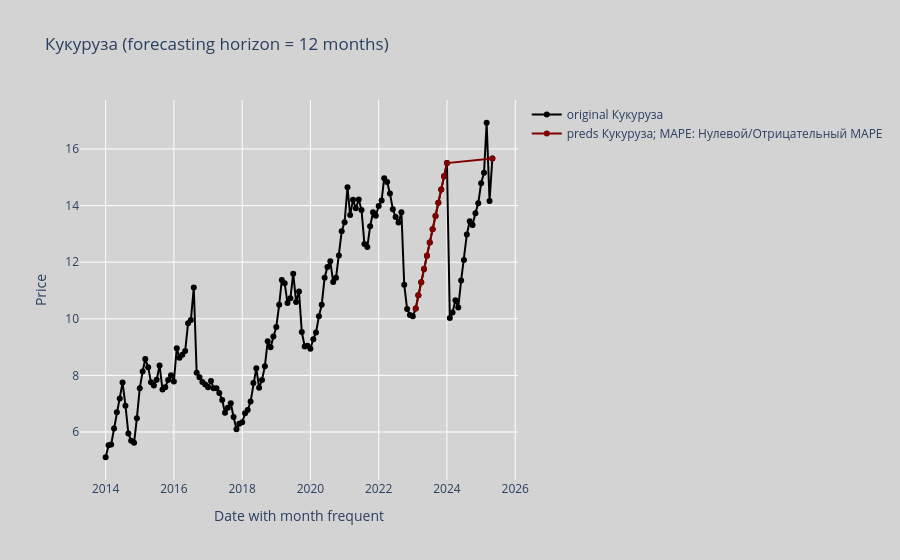
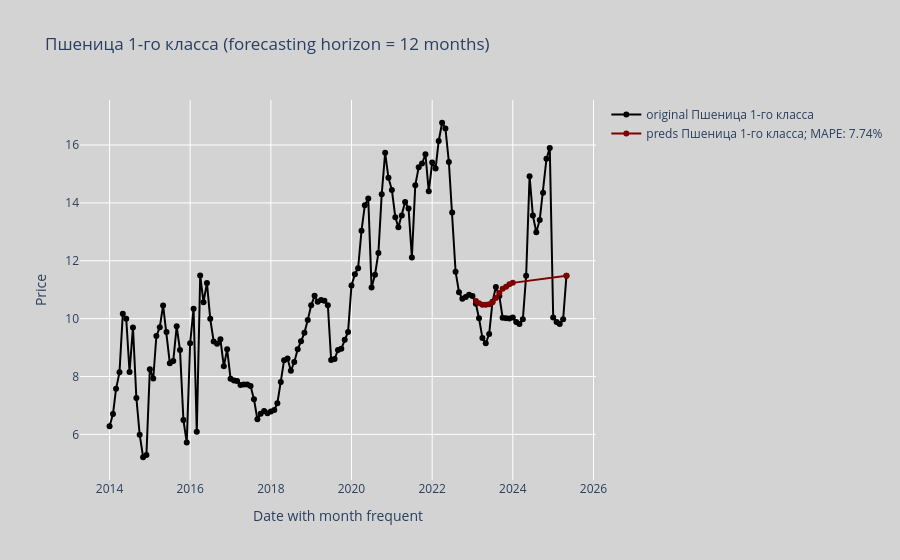
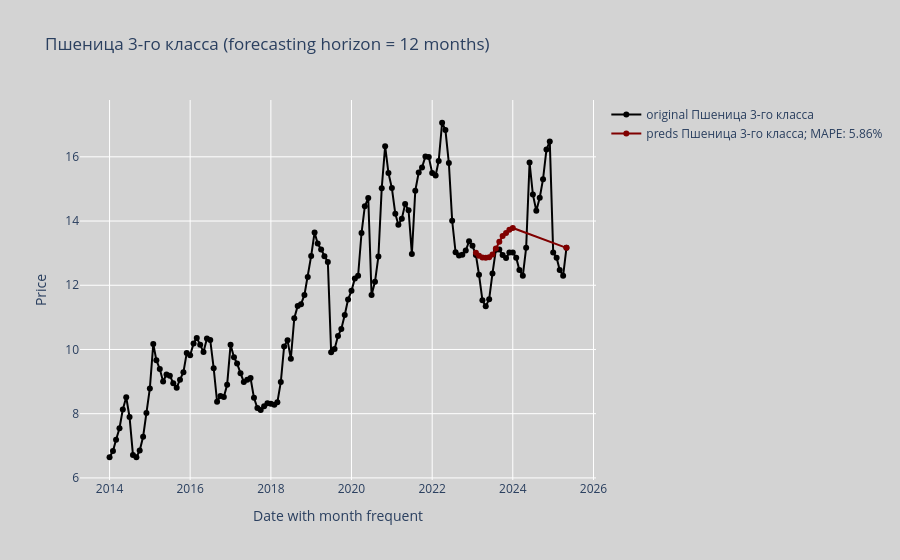
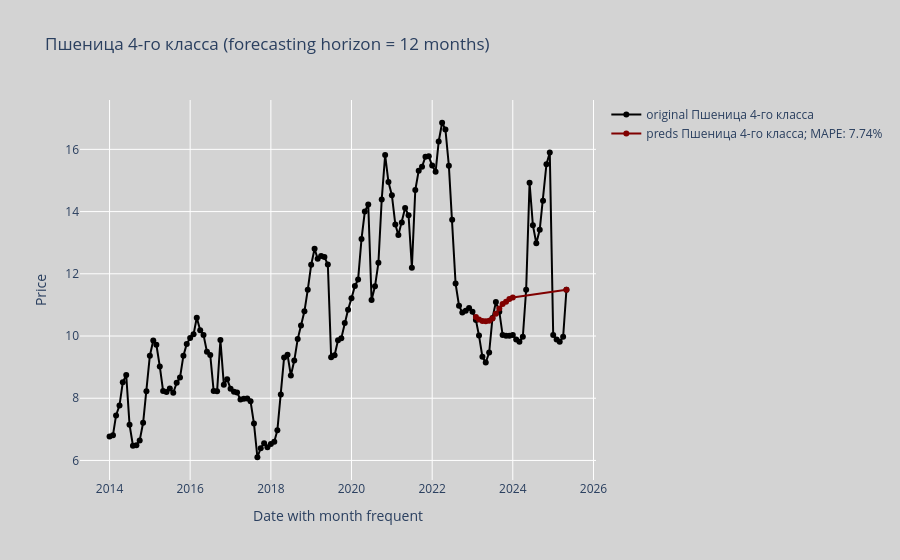

Write notebook code for charts like these, in order.
### Code cell
from sklearn.metrics import mean_absolute_percentage_error as mape


answer_last = pd.DataFrame([])
df_updated.columns = [col_name.replace("/", " ") for col_name in df_updated.columns]
mape_values = {}
processed_columns = []
for col in list(CATEGORY_MAP.keys()):
    is_predicting_macro = col in macro_updated.columns
    df_for_col = macro_updated if is_predicting_macro else df_updated
    if col in ('Подсолнечное масло (наливом) не бутилированное, не'):
        continue
    category_to_pred = CATEGORY_MAP.get(col, "")
    if category_to_pred == "":
        continue

    cluster_preds, ts_prediction = get_prediction_for_ts(df_updated,
                                                          models[category_to_pred],
                                                          col,
                                                          MODEL_NAME_FOR_FORECASTER,
                                                          macro_updated,
                                                          past_idx,
                                                          future_idx,
                                                          CATEGORY_MAP,
                                                          BEST_PREDICTORS_FOR_INDEX,
                                                          TARGET_COL_SUFFIX,
                                                          FUTURE_FORECASTER_TS_NAME,
                                                          FUTURE_FORECASTER_TS_VALUES,
                                                          USE_FUTURE_COV,
                                                          PREDICTION_HORIZON,
                                                          IS_BACKTEST,
                                                          PREDICTOR_LAG,
                                                          new_dates
                                                        )
    processed_columns.append(col)
    answer_last = pd.concat([answer_last, ts_prediction], axis=1)
    if not is_predicting_macro:
        mape_val = mape(df_for_col.loc[ts_prediction.index][col], ts_prediction[f"{col}_preds"]) if IS_BACKTEST else 0
    else:
        mape_val = None
    mape_values[col] = mape_val
    plot_graphics_for_each_ts(df_for_col[f"{col}"],
                          ts_prediction[f"{col}_preds"],
                          None,
                          col,
                          mape_val,
                          -1,
                          BEST_PREDICTORS_FOR_INDEX[CATEGORY_MAP[col]],
                          "",
                          forecasting_horizon=PREDICTION_HORIZON)

### Figure 1 — Plotly figure (JSON) as saved in the notebook; plotly's stock layout.template omitted (floating-point values rounded to 4 significant figures; data arrays with more than 128 entries replaced by an {"elided": "..."} marker saying what was removed)
{"data": [{"hovertemplate": "<b>Original</b><br>Date: %{x}<br>Price: %{y:.2f}<br><extra></extra>", "line": {"color": "black", "width": 2}, "marker": {"size": 6}, "mode": "lines+markers", "name": "original Кукуруза", "type": "scatter", "x": {"elided": "137 str values"}, "y": {"elided": "137 float values"}}, {"hovertemplate": "<b>Prediction</b><br>Date: %{x}<br>Price: %{y:.2f}<br><extra></extra>", "line": {"color": "maroon", "width": 2}, "marker": {"size": 6}, "mode": "lines+markers", "name": "preds Кукуруза; MAPE: Нулевой/Отрицательный MAPE", "type": "scatter", "x": ["2023-02-01T00:00:00", "2023-03-01T00:00:00", "2023-04-01T00:00:00", "2023-05-01T00:00:00", "2023-06-01T00:00:00", "2023-07-01T00:00:00", "2023-08-01T00:00:00", "2023-09-01T00:00:00", "2023-10-01T00:00:00", "2023-11-01T00:00:00", "2023-12-01T00:00:00", "2024-01-01T00:00:00", "2025-05-01T00:00:00"], "y": [10.36, 10.83, 11.29, 11.76, 12.23, 12.7, 13.16, 13.63, 14.1, 14.57, 15.03, 15.5, 15.66]}], "layout": {"autosize": true, "hovermode": "x unified", "paper_bgcolor": "lightgray", "plot_bgcolor": "lightgray", "showlegend": true, "title": {"text": "Кукуруза (forecasting horizon = 12 months)"}, "xaxis": {"autorange": true, "range": ["2013-04-13 13:37:01.9706", "2026-01-18 10:22:58.0294"], "title": {"text": "Date with month frequent"}, "type": "date"}, "yaxis": {"autorange": true, "range": [4.133, 17.9], "title": {"text": "Price"}, "type": "linear"}}}

### Figure 2 — Plotly figure (JSON) as saved in the notebook; plotly's stock layout.template omitted (floating-point values rounded to 4 significant figures; data arrays with more than 128 entries replaced by an {"elided": "..."} marker saying what was removed)
{"data": [{"hovertemplate": "<b>Original</b><br>Date: %{x}<br>Price: %{y:.2f}<br><extra></extra>", "line": {"color": "black", "width": 2}, "marker": {"size": 6}, "mode": "lines+markers", "name": "original Пшеница 1-го класса", "type": "scatter", "x": {"elided": "137 str values"}, "y": {"elided": "137 float values"}}, {"hovertemplate": "<b>Prediction</b><br>Date: %{x}<br>Price: %{y:.2f}<br><extra></extra>", "line": {"color": "maroon", "width": 2}, "marker": {"size": 6}, "mode": "lines+markers", "name": "preds Пшеница 1-го класса; MAPE: 7.74%", "type": "scatter", "x": ["2023-02-01T00:00:00", "2023-03-01T00:00:00", "2023-04-01T00:00:00", "2023-05-01T00:00:00", "2023-06-01T00:00:00", "2023-07-01T00:00:00", "2023-08-01T00:00:00", "2023-09-01T00:00:00", "2023-10-01T00:00:00", "2023-11-01T00:00:00", "2023-12-01T00:00:00", "2024-01-01T00:00:00", "2025-05-01T00:00:00"], "y": [10.61, 10.53, 10.48, 10.48, 10.49, 10.56, 10.71, 10.89, 11.03, 11.11, 11.19, 11.24, 11.49]}], "layout": {"autosize": true, "hovermode": "x unified", "paper_bgcolor": "lightgray", "plot_bgcolor": "lightgray", "showlegend": true, "title": {"text": "Пшеница 1-го класса (forecasting horizon = 12 months)"}, "xaxis": {"autorange": true, "range": ["2013-04-17 07:57:50.2053", "2026-01-14 16:02:09.7947"], "title": {"text": "Date with month frequent"}, "type": "date"}, "yaxis": {"autorange": true, "range": [4.255, 17.72], "title": {"text": "Price"}, "type": "linear"}}}

### Figure 3 — Plotly figure (JSON) as saved in the notebook; plotly's stock layout.template omitted (floating-point values rounded to 4 significant figures; data arrays with more than 128 entries replaced by an {"elided": "..."} marker saying what was removed)
{"data": [{"hovertemplate": "<b>Original</b><br>Date: %{x}<br>Price: %{y:.2f}<br><extra></extra>", "line": {"color": "black", "width": 2}, "marker": {"size": 6}, "mode": "lines+markers", "name": "original Пшеница 3-го класса", "type": "scatter", "x": {"elided": "137 str values"}, "y": {"elided": "137 float values"}}, {"hovertemplate": "<b>Prediction</b><br>Date: %{x}<br>Price: %{y:.2f}<br><extra></extra>", "line": {"color": "maroon", "width": 2}, "marker": {"size": 6}, "mode": "lines+markers", "name": "preds Пшеница 3-го класса; MAPE: 5.86%", "type": "scatter", "x": ["2023-02-01T00:00:00", "2023-03-01T00:00:00", "2023-04-01T00:00:00", "2023-05-01T00:00:00", "2023-06-01T00:00:00", "2023-07-01T00:00:00", "2023-08-01T00:00:00", "2023-09-01T00:00:00", "2023-10-01T00:00:00", "2023-11-01T00:00:00", "2023-12-01T00:00:00", "2024-01-01T00:00:00", "2025-05-01T00:00:00"], "y": [13.01, 12.92, 12.86, 12.85, 12.87, 12.96, 13.14, 13.36, 13.53, 13.62, 13.73, 13.78, 13.17]}], "layout": {"autosize": true, "hovermode": "x unified", "paper_bgcolor": "lightgray", "plot_bgcolor": "lightgray", "showlegend": true, "title": {"text": "Пшеница 3-го класса (forecasting horizon = 12 months)"}, "xaxis": {"autorange": true, "range": ["2013-04-17 07:57:50.2053", "2026-01-14 16:02:09.7947"], "title": {"text": "Date with month frequent"}, "type": "date"}, "yaxis": {"autorange": true, "range": [5.784, 17.92], "title": {"text": "Price"}, "type": "linear"}}}

### Figure 4 — Plotly figure (JSON) as saved in the notebook; plotly's stock layout.template omitted (floating-point values rounded to 4 significant figures; data arrays with more than 128 entries replaced by an {"elided": "..."} marker saying what was removed)
{"data": [{"hovertemplate": "<b>Original</b><br>Date: %{x}<br>Price: %{y:.2f}<br><extra></extra>", "line": {"color": "black", "width": 2}, "marker": {"size": 6}, "mode": "lines+markers", "name": "original Пшеница 4-го класса", "type": "scatter", "x": {"elided": "137 str values"}, "y": {"elided": "137 float values"}}, {"hovertemplate": "<b>Prediction</b><br>Date: %{x}<br>Price: %{y:.2f}<br><extra></extra>", "line": {"color": "maroon", "width": 2}, "marker": {"size": 6}, "mode": "lines+markers", "name": "preds Пшеница 4-го класса; MAPE: 7.74%", "type": "scatter", "x": ["2023-02-01T00:00:00", "2023-03-01T00:00:00", "2023-04-01T00:00:00", "2023-05-01T00:00:00", "2023-06-01T00:00:00", "2023-07-01T00:00:00", "2023-08-01T00:00:00", "2023-09-01T00:00:00", "2023-10-01T00:00:00", "2023-11-01T00:00:00", "2023-12-01T00:00:00", "2024-01-01T00:00:00", "2025-05-01T00:00:00"], "y": [10.61, 10.53, 10.48, 10.48, 10.49, 10.56, 10.71, 10.89, 11.03, 11.11, 11.19, 11.24, 11.49]}], "layout": {"autosize": true, "hovermode": "x unified", "paper_bgcolor": "lightgray", "plot_bgcolor": "lightgray", "showlegend": true, "title": {"text": "Пшеница 4-го класса (forecasting horizon = 12 months)"}, "xaxis": {"autorange": true, "range": ["2013-04-17 07:57:50.2053", "2026-01-14 16:02:09.7947"], "title": {"text": "Date with month frequent"}, "type": "date"}, "yaxis": {"autorange": true, "range": [5.216, 17.74], "title": {"text": "Price"}, "type": "linear"}}}
